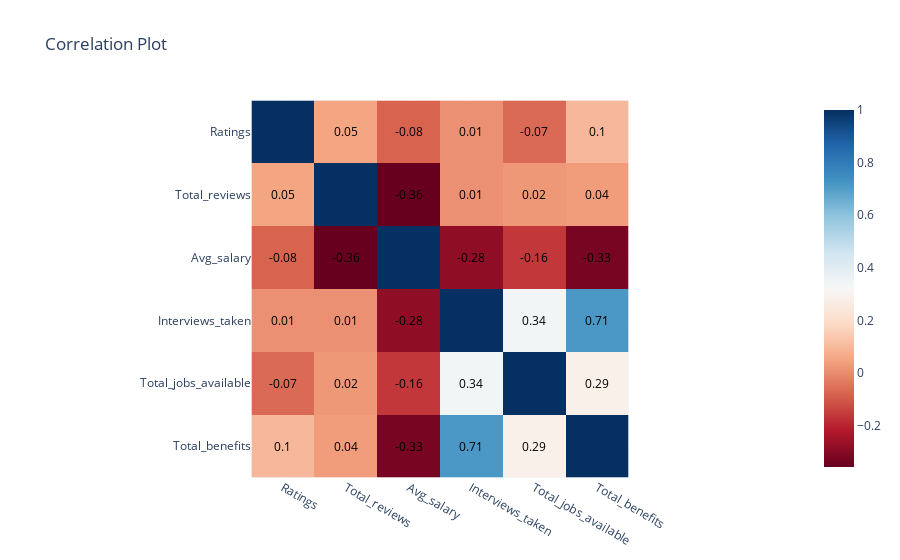

The notebook cell saved with this chart:
### Code cell
"""
    Create the Heat map 
    """
correlation_matrix = cleaned_df_numerical.corr()

correlation_text = correlation_matrix.round(2).astype(str).replace('1.0', '').replace('.00', '').replace('nan','')

fig = px.imshow(correlation_matrix,
                x=correlation_matrix.columns,
                y=correlation_matrix.columns,
                color_continuous_scale='RdBu',
                title='Correlation Plot')

for i in range(len(correlation_matrix.columns)):
    for j in range(len(correlation_matrix.columns)):
        fig.add_annotation(x=correlation_matrix.columns[i], y=correlation_matrix.columns[j],
                           text=correlation_text.iloc[i, j],
                           showarrow=False, font=dict(color='black', size=12))

fig.show()

### Figure 1 — Plotly figure (JSON) as saved in the notebook; plotly's stock layout.template omitted (floating-point values rounded to 4 significant figures)
{"data": [{"coloraxis": "coloraxis", "hovertemplate": "x: %{x}<br>y: %{y}<br>color: %{z}<extra></extra>", "name": "0", "type": "heatmap", "x": ["Ratings", "Total_reviews", "Avg_salary", "Interviews_taken", "Total_jobs_available", "Total_benefits"], "xaxis": "x", "y": ["Ratings", "Total_reviews", "Avg_salary", "Interviews_taken", "Total_jobs_available", "Total_benefits"], "yaxis": "y", "z": [[1, 0.05147, -0.07667, 0.01011, -0.06523, 0.09684], [0.05147, 1, -0.3564, 0.009894, 0.02428, 0.03537], [-0.07667, -0.3564, 1, -0.2822, -0.1596, -0.3255], [0.01011, 0.009894, -0.2822, 1, 0.3393, 0.7142], [-0.06523, 0.02428, -0.1596, 0.3393, 1, 0.2865], [0.09684, 0.03537, -0.3255, 0.7142, 0.2865, 1]]}], "layout": {"annotations": [{"font": {"color": "black", "size": 12}, "showarrow": false, "text": "", "x": "Ratings", "y": "Ratings"}, {"font": {"color": "black", "size": 12}, "showarrow": false, "text": "0.05", "x": "Ratings", "y": "Total_reviews"}, {"font": {"color": "black", "size": 12}, "showarrow": false, "text": "-0.08", "x": "Ratings", "y": "Avg_salary"}, {"font": {"color": "black", "size": 12}, "showarrow": false, "text": "0.01", "x": "Ratings", "y": "Interviews_taken"}, {"font": {"color": "black", "size": 12}, "showarrow": false, "text": "-0.07", "x": "Ratings", "y": "Total_jobs_available"}, {"font": {"color": "black", "size": 12}, "showarrow": false, "text": "0.1", "x": "Ratings", "y": "Total_benefits"}, {"font": {"color": "black", "size": 12}, "showarrow": false, "text": "0.05", "x": "Total_reviews", "y": "Ratings"}, {"font": {"color": "black", "size": 12}, "showarrow": false, "text": "", "x": "Total_reviews", "y": "Total_reviews"}, {"font": {"color": "black", "size": 12}, "showarrow": false, "text": "-0.36", "x": "Total_reviews", "y": "Avg_salary"}, {"font": {"color": "black", "size": 12}, "showarrow": false, "text": "0.01", "x": "Total_reviews", "y": "Interviews_taken"}, {"font": {"color": "black", "size": 12}, "showarrow": false, "text": "0.02", "x": "Total_reviews", "y": "Total_jobs_available"}, {"font": {"color": "black", "size": 12}, "showarrow": false, "text": "0.04", "x": "Total_reviews", "y": "Total_benefits"}, {"font": {"color": "black", "size": 12}, "showarrow": false, "text": "-0.08", "x": "Avg_salary", "y": "Ratings"}, {"font": {"color": "black", "size": 12}, "showarrow": false, "text": "-0.36", "x": "Avg_salary", "y": "Total_reviews"}, {"font": {"color": "black", "size": 12}, "showarrow": false, "text": "", "x": "Avg_salary", "y": "Avg_salary"}, {"font": {"color": "black", "size": 12}, "showarrow": false, "text": "-0.28", "x": "Avg_salary", "y": "Interviews_taken"}, {"font": {"color": "black", "size": 12}, "showarrow": false, "text": "-0.16", "x": "Avg_salary", "y": "Total_jobs_available"}, {"font": {"color": "black", "size": 12}, "showarrow": false, "text": "-0.33", "x": "Avg_salary", "y": "Total_benefits"}, {"font": {"color": "black", "size": 12}, "showarrow": false, "text": "0.01", "x": "Interviews_taken", "y": "Ratings"}, {"font": {"color": "black", "size": 12}, "showarrow": false, "text": "0.01", "x": "Interviews_taken", "y": "Total_reviews"}, {"font": {"color": "black", "size": 12}, "showarrow": false, "text": "-0.28", "x": "Interviews_taken", "y": "Avg_salary"}, {"font": {"color": "black", "size": 12}, "showarrow": false, "text": "", "x": "Interviews_taken", "y": "Interviews_taken"}, {"font": {"color": "black", "size": 12}, "showarrow": false, "text": "0.34", "x": "Interviews_taken", "y": "Total_jobs_available"}, {"font": {"color": "black", "size": 12}, "showarrow": false, "text": "0.71", "x": "Interviews_taken", "y": "Total_benefits"}, {"font": {"color": "black", "size": 12}, "showarrow": false, "text": "-0.07", "x": "Total_jobs_available", "y": "Ratings"}, {"font": {"color": "black", "size": 12}, "showarrow": false, "text": "0.02", "x": "Total_jobs_available", "y": "Total_reviews"}, {"font": {"color": "black", "size": 12}, "showarrow": false, "text": "-0.16", "x": "Total_jobs_available", "y": "Avg_salary"}, {"font": {"color": "black", "size": 12}, "showarrow": false, "text": "0.34", "x": "Total_jobs_available", "y": "Interviews_taken"}, {"font": {"color": "black", "size": 12}, "showarrow": false, "text": "", "x": "Total_jobs_available", "y": "Total_jobs_available"}, {"font": {"color": "black", "size": 12}, "showarrow": false, "text": "0.29", "x": "Total_jobs_available", "y": "Total_benefits"}, {"font": {"color": "black", "size": 12}, "showarrow": false, "text": "0.1", "x": "Total_benefits", "y": "Ratings"}, {"font": {"color": "black", "size": 12}, "showarrow": false, "text": "0.04", "x": "Total_benefits", "y": "Total_reviews"}, {"font": {"color": "black", "size": 12}, "showarrow": false, "text": "-0.33", "x": "Total_benefits", "y": "Avg_salary"}, {"font": {"color": "black", "size": 12}, "showarrow": false, "text": "0.71", "x": "Total_benefits", "y": "Interviews_taken"}, {"font": {"color": "black", "size": 12}, "showarrow": false, "text": "0.29", "x": "Total_benefits", "y": "Total_jobs_available"}, {"font": {"color": "black", "size": 12}, "showarrow": false, "text": "", "x": "Total_benefits", "y": "Total_benefits"}], "coloraxis": {"colorscale": [[0, "rgb(103,0,31)"], [0.1, "rgb(178,24,43)"], [0.2, "rgb(214,96,77)"], [0.3, "rgb(244,165,130)"], [0.4, "rgb(253,219,199)"], [0.5, "rgb(247,247,247)"], [0.6, "rgb(209,229,240)"], [0.7, "rgb(146,197,222)"], [0.8, "rgb(67,147,195)"], [0.9, "rgb(33,102,172)"], [1, "rgb(5,48,97)"]]}, "title": {"text": "Correlation Plot"}, "xaxis": {"anchor": "y", "constrain": "domain", "domain": [0, 1], "scaleanchor": "y"}, "yaxis": {"anchor": "x", "autorange": "reversed", "constrain": "domain", "domain": [0, 1]}}}
